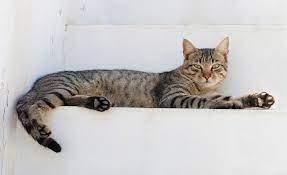
#> input picture 0. Photos/Cat.jpg, 287 x 175 px, found by its file name
$ python main.py
#> lines starting #> are read from the running program, lines starting #| are printed output that depends on the picture
import cv2 as cv
import matplotlib.pyplot as plt

img = cv.imread('0. Photos\Cat.jpg')
#> img is the input picture: shape (175, 287, 3); mean B, G, R 193.8, 194.1, 196.5
cv.imshow('image', img)

gray = cv.cvtColor(img, cv.COLOR_BGR2GRAY)
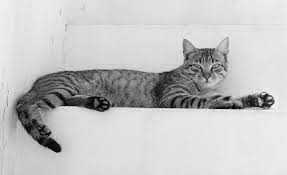
#> gray: shape (175, 287); min 0, max 254, mean 194.8
cv.imshow('gray', gray)

# [11 lines of commented-out code are left out]
plt.figure()
plt.title('Colour Histogram')
plt.xlabel('Bins')
plt.ylabel('the number of pixels')
colors = ('b', 'g', 'r')
for i,col in enumerate(colors):
    hist = cv.calcHist([img], [i], None, [256], [0,256])
    plt.plot(hist, color = col)
    plt.xlim([0,256])

plt.show()
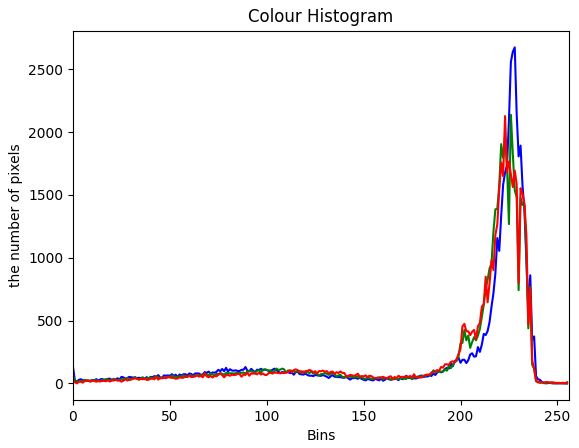
#> figure drawn by matplotlib, 1 panel; curve peaks at x = 228, y = 2675; curve peaks at x = 226, y = 2139; curve peaks at x = 223, y = 2128


cv.waitKey(0)
